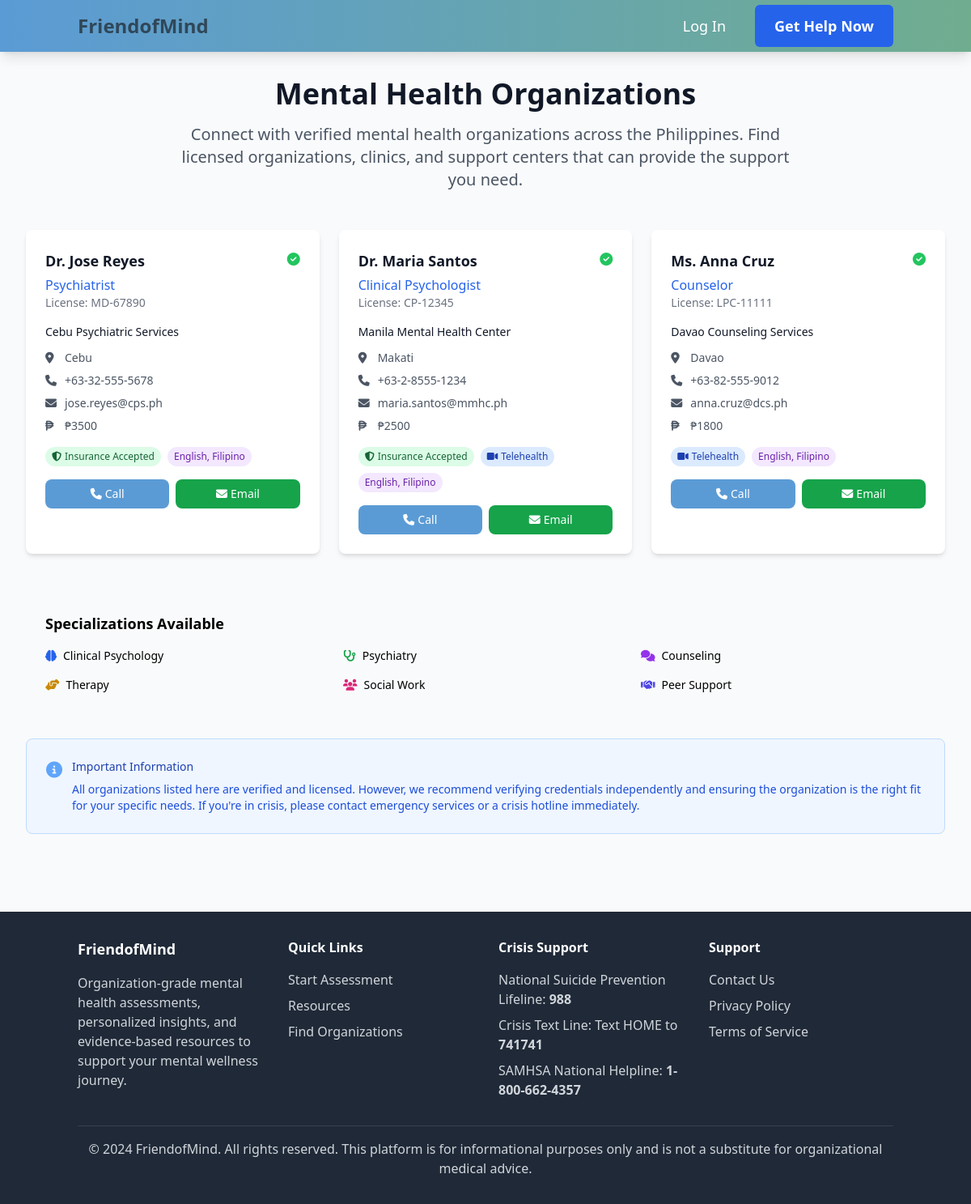
The app's page /mentalhealth/professionals/ with its own data.
### mentalhealth/models.py (models this page shows, shortened)
class ProfessionalContact(models.Model):
    SPECIALIZATIONS = [
        ('clinical_psychologist', 'Clinical Psychologist'),
        ('psychiatrist', 'Psychiatrist'),
        ('counselor', 'Counselor'),
        ('therapist', 'Therapist'),
        ('social_worker', 'Social Worker'),
        ('peer_support', 'Peer Support Specialist')
    ]
    name = models.CharField(max_length=100)
    specialization = models.CharField(max_length=30, choices=SPECIALIZATIONS)
    license_number = models.CharField(max_length=50, blank=True)
    clinic_name = models.CharField(max_length=200, blank=True)
    address = models.TextField()
    city = models.CharField(max_length=100)
    phone = models.CharField(max_length=20)
    email = models.EmailField(blank=True)
    website = models.URLField(blank=True)
    consultation_fee = models.DecimalField(max_digits=10, decimal_places=2, null=True, blank=True)
    accepts_insurance = models.BooleanField(default=False)
    languages = models.CharField(max_length=200, default='English, Filipino')
    available_days = models.CharField(max_length=100, blank=True)
    available_hours = models.CharField(max_length=100, blank=True)
    is_telehealth = models.BooleanField(default=False)
    is_verified = models.BooleanField(default=False)
    is_active = models.BooleanField(default=True)
    created_at = models.DateTimeField(default=timezone.now)
    class Meta:
        ordering = ['name']

### mentalhealth/views.py (the view)
# urls.py: path('professionals/', views.ProfessionalListView.as_view(), name='professional_list'),
class ProfessionalListView(ListView):
    model = ProfessionalContact
    template_name = 'mentalhealth/professional_list.html'
    context_object_name = 'professionals'
    paginate_by = 12
    def get_queryset(self):
        return ProfessionalContact.objects.filter(is_active=True, is_verified=True)

### templates/mentalhealth/professional_list.html (shortened to what this page needs)
{% extends 'base.html' %}
{% block content %}
<div class="max-w-7xl mx-auto px-4 sm:px-6 lg:px-8 py-8">
    <div class="text-center mb-12">
        <h1 class="text-4xl font-bold text-gray-900 mb-4">Mental Health Organizations</h1>
        <p class="text-xl text-gray-600 max-w-3xl mx-auto">
            Connect with verified mental health organizations across the Philippines. Find licensed organizations,
            clinics, and support centers that can provide the support you need.
        </p>
    </div>
    {% if professionals %}
    <div class="grid grid-cols-1 md:grid-cols-2 lg:grid-cols-3 gap-6">
        {% for professional in professionals %}
        <div class="bg-white rounded-lg shadow-md hover:shadow-lg transition duration-300 p-6">
            <div class="flex items-start justify-between mb-4">
                <div class="flex-1">
                    <h3 class="text-lg font-semibold text-gray-900 mb-1">{{ professional.name }}</h3>
                    <p class="text-blue-600 font-medium">{{ professional.get_specialization_display }}</p>
                    {% if professional.license_number %}
                    <p class="text-sm text-gray-500">License: {{ professional.license_number }}</p>
                    {% endif %}
                </div>
                <div class="flex-shrink-0">
                    <i class="fas fa-check-circle text-green-500" title="Verified Organization"></i>
                </div>
            </div>
            {% if professional.clinic_name %}
            <div class="mb-3">
                <p class="text-sm font-medium text-gray-900">{{ professional.clinic_name }}</p>
            </div>
            {% endif %}
            <div class="space-y-2 mb-4 text-sm text-gray-600">
                <div class="flex items-center">
                    <i class="fas fa-map-marker-alt mr-2 w-4"></i>
                    <span>{{ professional.city }}</span>
                </div>
                <div class="flex items-center">
                    <i class="fas fa-phone mr-2 w-4"></i>
                    <span>{{ professional.phone }}</span>
                </div>
                {% if professional.email %}
                <div class="flex items-center">
                    <i class="fas fa-envelope mr-2 w-4"></i>
                    <span>{{ professional.email }}</span>
                </div>
                {% endif %}
                {% if professional.consultation_fee %}
                <div class="flex items-center">
                    <i class="fas fa-peso-sign mr-2 w-4"></i>
                    <span>₱{{ professional.consultation_fee|floatformat:0 }}</span>
                </div>
                {% endif %}
            </div>
            <div class="flex flex-wrap gap-2 mb-4">
                {% if professional.accepts_insurance %}
                <span class="px-2 py-1 bg-green-100 text-green-800 text-xs rounded-full">
                    <i class="fas fa-shield-alt mr-1"></i>Insurance Accepted
                </span>
                {% endif %}
                {% if professional.is_telehealth %}
                <span class="px-2 py-1 bg-blue-100 text-blue-800 text-xs rounded-full">
                    <i class="fas fa-video mr-1"></i>Telehealth
                </span>
                {% endif %}
                <span class="px-2 py-1 bg-purple-100 text-purple-800 text-xs rounded-full">
                    {{ professional.languages }}
                </span>
            </div>
            <div class="flex space-x-2">
                <a href="tel:{{ professional.phone }}"
                   class="flex-1 bg-primary hover:bg-blue-700 text-white px-4 py-2 rounded-lg text-center text-sm transition duration-200">
                    <i class="fas fa-phone mr-1"></i>Call
                </a>
                {% if professional.email %}
                <a href="mailto:{{ professional.email }}"
                   class="flex-1 bg-green-600 hover:bg-green-700 text-white px-4 py-2 rounded-lg text-center text-sm transition duration-200">
                    <i class="fas fa-envelope mr-1"></i>Email
                </a>
                {% endif %}
            </div>
        </div>
        {% endfor %}
    </div>
    {% else %}
    <div class="text-center py-12">
        <i class="fas fa-user-md text-gray-400 text-4xl mb-4"></i>
        <h3 class="text-lg font-medium text-gray-900 mb-2">No organizations found</h3>
        <p class="text-gray-600">We're working on adding more verified mental health organizations to our directory.</p>
    </div>
    {% endif %}
    <div class="mt-12 bg-gray-50 rounded-lg p-6">
        <h2 class="text-lg font-semibold mb-4">Specializations Available</h2>
        <div class="grid grid-cols-2 md:grid-cols-3 gap-4 text-sm">
            <div class="flex items-center">
                <i class="fas fa-brain text-blue-600 mr-2"></i>
                <span>Clinical Psychology</span>
            </div>
            <div class="flex items-center">
                <i class="fas fa-stethoscope text-green-600 mr-2"></i>
                <span>Psychiatry</span>
            </div>
            <div class="flex items-center">
                <i class="fas fa-comments text-purple-600 mr-2"></i>
                <span>Counseling</span>
            </div>
            <div class="flex items-center">
                <i class="fas fa-hands-helping text-yellow-600 mr-2"></i>
                <span>Therapy</span>
            </div>
            <div class="flex items-center">
                <i class="fas fa-users text-pink-600 mr-2"></i>
                <span>Social Work</span>
            </div>
            <div class="flex items-center">
                <i class="fas fa-handshake text-indigo-600 mr-2"></i>
                <span>Peer Support</span>
            </div>
        </div>
    </div>
    <div class="mt-8 bg-blue-50 border border-blue-200 rounded-lg p-6">
        <div class="flex">
            <div class="flex-shrink-0">
                <i class="fas fa-info-circle text-blue-400 text-xl"></i>
            </div>
            <div class="ml-3">
                <h3 class="text-sm font-medium text-blue-800">Important Information</h3>
                <div class="mt-2 text-sm text-blue-700">
                    <p>
                        All organizations listed here are verified and licensed. However, we recommend verifying
                        credentials independently and ensuring the organization is the right fit for your specific needs.
                        If you're in crisis, please contact emergency services or a crisis hotline immediately.
                    </p>
                </div>
            </div>
        </div>
    </div>
</div>
{% endblock %}

### templates/base.html (style rules this page uses)
html { scroll-behavior: smooth; }

### records on screen
ProfessionalContact: name "Dr. Jose Reyes", specialization "Psychiatrist", license_number "MD-67890", clinic_name "Cebu Psychiatric Services", city "Cebu", phone "+63-32-555-5678", email "jose.reyes@cps.ph", consultation_fee "3500", accepts_insurance True (drawn), languages "English, Filipino"
ProfessionalContact: name "Dr. Maria Santos", specialization "Clinical Psychologist", license_number "CP-12345", clinic_name "Manila Mental Health Center", city "Makati", phone "+63-2-8555-1234", email "maria.santos@mmhc.ph", consultation_fee "2500", accepts_insurance True (drawn), is_telehealth True (drawn), languages "English, Filipino"
ProfessionalContact: name "Ms. Anna Cruz", specialization "Counselor", license_number "LPC-11111", clinic_name "Davao Counseling Services", city "Davao", phone "+63-82-555-9012", email "anna.cruz@dcs.ph", consultation_fee "1800", is_telehealth True (drawn), languages "English, Filipino"
